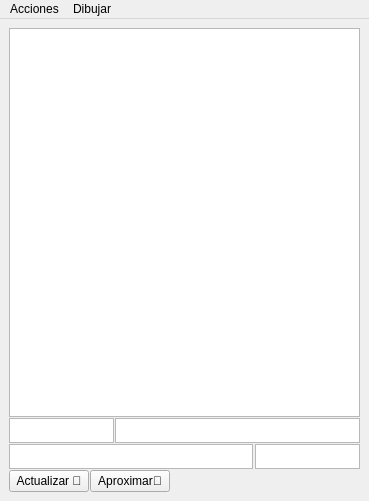
<?xml version="1.0" encoding="UTF-8"?>
<ui version="4.0">
 <class>MainWindow</class>
 <widget class="QMainWindow" name="MainWindow">
  <property name="windowModality">
   <enum>Qt::WindowModal</enum>
  </property>
  <property name="geometry">
   <rect>
    <x>0</x>
    <y>0</y>
    <width>369</width>
    <height>501</height>
   </rect>
  </property>
  <property name="windowTitle">
   <string>Nuevos Suministros</string>
  </property>
  <property name="unifiedTitleAndToolBarOnMac">
   <bool>false</bool>
  </property>
  <widget class="QWidget" name="centralwidget">
   <property name="enabled">
    <bool>true</bool>
   </property>
   <layout class="QVBoxLayout" name="verticalLayout_2">
    <item>
     <layout class="QVBoxLayout" name="verticalLayout" stretch="8,1,1,1">
      <property name="spacing">
       <number>1</number>
      </property>
      <item>
       <widget class="QTableWidget" name="tblSuministros">
        <property name="sizePolicy">
         <sizepolicy hsizetype="Expanding" vsizetype="Expanding">
          <horstretch>0</horstretch>
          <verstretch>0</verstretch>
         </sizepolicy>
        </property>
        <property name="sizeIncrement">
         <size>
          <width>0</width>
          <height>0</height>
         </size>
        </property>
        <property name="alternatingRowColors">
         <bool>true</bool>
        </property>
        <property name="selectionMode">
         <enum>QAbstractItemView::SingleSelection</enum>
        </property>
        <property name="selectionBehavior">
         <enum>QAbstractItemView::SelectRows</enum>
        </property>
       </widget>
      </item>
      <item>
       <layout class="QHBoxLayout" name="horizontalLayout" stretch="3,7">
        <item>
         <widget class="QTextEdit" name="txtUsuario">
          <property name="sizePolicy">
           <sizepolicy hsizetype="Expanding" vsizetype="Preferred">
            <horstretch>0</horstretch>
            <verstretch>0</verstretch>
           </sizepolicy>
          </property>
          <property name="minimumSize">
           <size>
            <width>0</width>
            <height>0</height>
           </size>
          </property>
          <property name="maximumSize">
           <size>
            <width>16777215</width>
            <height>25</height>
           </size>
          </property>
          <property name="inputMethodHints">
           <set>Qt::ImhMultiLine</set>
          </property>
          <property name="sizeAdjustPolicy">
           <enum>QAbstractScrollArea::AdjustToContents</enum>
          </property>
          <property name="undoRedoEnabled">
           <bool>false</bool>
          </property>
          <property name="readOnly">
           <bool>true</bool>
          </property>
          <property name="acceptRichText">
           <bool>false</bool>
          </property>
         </widget>
        </item>
        <item>
         <widget class="QTextEdit" name="txtNombre">
          <property name="sizePolicy">
           <sizepolicy hsizetype="Expanding" vsizetype="Preferred">
            <horstretch>0</horstretch>
            <verstretch>0</verstretch>
           </sizepolicy>
          </property>
          <property name="maximumSize">
           <size>
            <width>16777215</width>
            <height>25</height>
           </size>
          </property>
         </widget>
        </item>
       </layout>
      </item>
      <item>
       <layout class="QVBoxLayout" name="verticalLayout_4" stretch="0">
        <property name="spacing">
         <number>2</number>
        </property>
        <item>
         <layout class="QHBoxLayout" name="horizontalLayout_2" stretch="7,3">
          <item>
           <widget class="QTextEdit" name="txtCalle">
            <property name="sizePolicy">
             <sizepolicy hsizetype="Expanding" vsizetype="Preferred">
              <horstretch>0</horstretch>
              <verstretch>0</verstretch>
             </sizepolicy>
            </property>
            <property name="maximumSize">
             <size>
              <width>16777215</width>
              <height>25</height>
             </size>
            </property>
            <property name="readOnly">
             <bool>true</bool>
            </property>
           </widget>
          </item>
          <item>
           <widget class="QTextEdit" name="txtNumero">
            <property name="sizePolicy">
             <sizepolicy hsizetype="Expanding" vsizetype="Preferred">
              <horstretch>0</horstretch>
              <verstretch>0</verstretch>
             </sizepolicy>
            </property>
            <property name="maximumSize">
             <size>
              <width>16777215</width>
              <height>25</height>
             </size>
            </property>
            <property name="inputMethodHints">
             <set>Qt::ImhMultiLine</set>
            </property>
            <property name="lineWidth">
             <number>1</number>
            </property>
            <property name="readOnly">
             <bool>true</bool>
            </property>
           </widget>
          </item>
         </layout>
        </item>
       </layout>
      </item>
      <item>
       <layout class="QHBoxLayout" name="horizontalLayout_4">
        <item>
         <widget class="QPushButton" name="cmdActualizar">
          <property name="sizePolicy">
           <sizepolicy hsizetype="Fixed" vsizetype="Fixed">
            <horstretch>0</horstretch>
            <verstretch>0</verstretch>
           </sizepolicy>
          </property>
          <property name="text">
           <string>Actualizar 🔄</string>
          </property>
         </widget>
        </item>
        <item>
         <widget class="QPushButton" name="cmdAproximar">
          <property name="sizePolicy">
           <sizepolicy hsizetype="Fixed" vsizetype="Fixed">
            <horstretch>0</horstretch>
            <verstretch>0</verstretch>
           </sizepolicy>
          </property>
          <property name="text">
           <string>Aproximar🔀</string>
          </property>
         </widget>
        </item>
        <item>
         <spacer name="horizontalSpacer">
          <property name="orientation">
           <enum>Qt::Horizontal</enum>
          </property>
          <property name="sizeHint" stdset="0">
           <size>
            <width>40</width>
            <height>20</height>
           </size>
          </property>
         </spacer>
        </item>
       </layout>
      </item>
     </layout>
    </item>
   </layout>
  </widget>
  <widget class="QMenuBar" name="menuBar">
   <property name="geometry">
    <rect>
     <x>0</x>
     <y>0</y>
     <width>369</width>
     <height>22</height>
    </rect>
   </property>
   <widget class="QMenu" name="menuAcciones">
    <property name="title">
     <string>Acciones</string>
    </property>
    <addaction name="m_separar_suministros"/>
    <addaction name="m_suministros_sin_usuarios"/>
    <addaction name="separator"/>
    <addaction name="m_salir"/>
   </widget>
   <widget class="QMenu" name="menuDibujar">
    <property name="enabled">
     <bool>true</bool>
    </property>
    <property name="title">
     <string>Dibujar</string>
    </property>
    <addaction name="m_suministros_con_coordenadas_externas"/>
    <addaction name="m_suministros_con_ejes_de_calle"/>
    <addaction name="m_suministros_por_catastro"/>
    <addaction name="separator"/>
    <addaction name="m_conectar_suministros_aislados"/>
   </widget>
   <addaction name="menuAcciones"/>
   <addaction name="menuDibujar"/>
  </widget>
  <action name="m_separar_suministros">
   <property name="enabled">
    <bool>true</bool>
   </property>
   <property name="text">
    <string>Separar Usuarios del Suministro</string>
   </property>
  </action>
  <action name="m_salir">
   <property name="text">
    <string>Salir</string>
   </property>
  </action>
  <action name="m_suministros_sin_usuarios">
   <property name="text">
    <string>Seleccionar Suministros sin Usuarios</string>
   </property>
  </action>
  <action name="m_suministros_con_coordenadas_externas">
   <property name="enabled">
    <bool>true</bool>
   </property>
   <property name="text">
    <string>Suministros con Coordenadas Externas</string>
   </property>
  </action>
  <action name="m_suministros_con_ejes_de_calle">
   <property name="text">
    <string>Suministros con Ejes de Calle</string>
   </property>
  </action>
  <action name="m_suministros_por_catastro">
   <property name="text">
    <string>Suministros por Catastro</string>
   </property>
  </action>
  <action name="m_conectar_suministros_aislados">
   <property name="text">
    <string>Conectar Suministros Aislados</string>
   </property>
  </action>
 </widget>
 <resources/>
 <connections/>
</ui>
